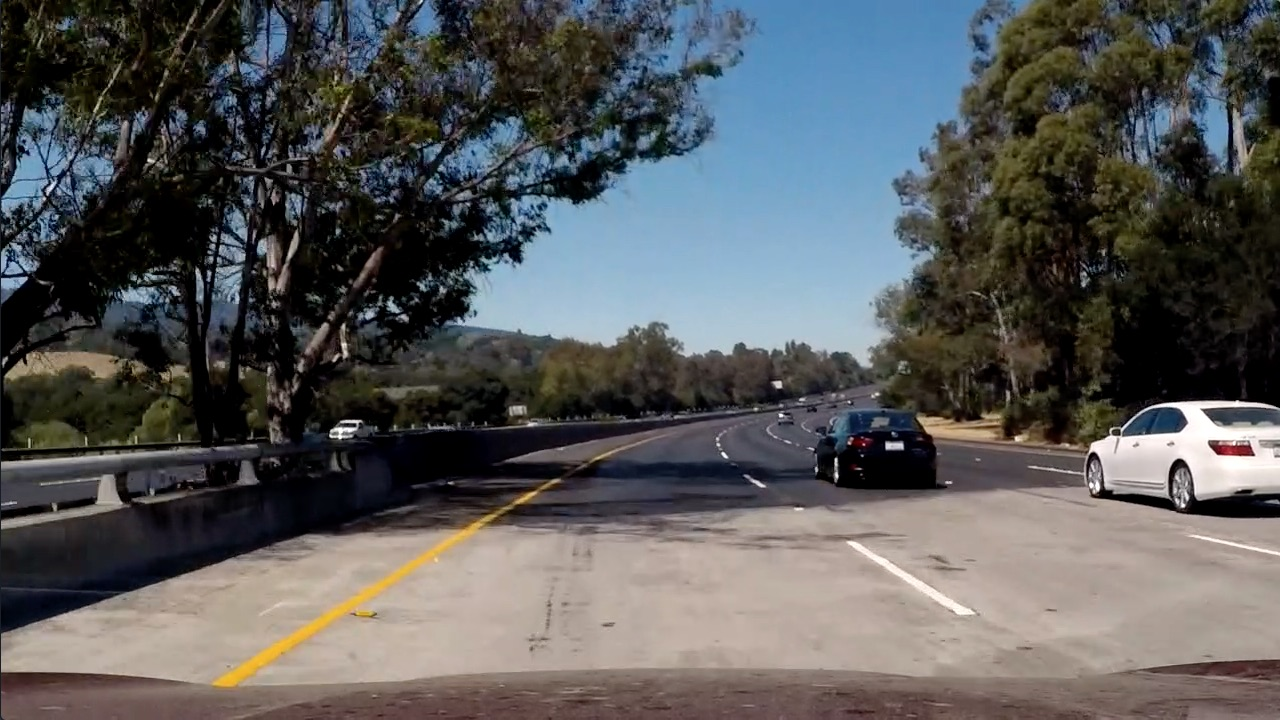
#> input picture test_images/test5.jpg, 1280 x 720 px
$ jupyter execute img_transform.ipynb
#> lines starting #> are read from the running program, lines starting #| are printed output that depends on the picture; after the words box and inside, x2 and y2 are one past the last pixel; in counts of white or black regions, pixels touching at a corner belong together
### src/utility.py
import cv2
import numpy as np
import matplotlib.pyplot as plt
from src.calibration import *
from src.transform import *


def draw_roi(img: np.ndarray, points: np.ndarray, color: tuple = (255, 0, 0)):
    """Draws the boundry of a region of interest on the image

    Parameters
    ----------
    img : array_like
        The image with the boundried to be drawn on
    points : array_like
        An array containing the the x and y coordinates of the
        vertices for the boundry
        Example: np.array([[(x1, y1), (x2, y2), (x3, y3)]])
    color : tuple
        A tuple containing the RGB values (respectively) for the boundry
        color

    Returns
    -------
    result : array_like
        The original image with the drawn ROI boundries
    """

    for point in points:
        for x, y in point:
            cv2.circle(img, (x, y), radius = 10, color = color, thickness = -1)

    result = cv2.polylines(img, points, True, color, thickness=5)

    return result


# [118 lines left out: functions plot_channels, get_bev, plot_row_images, binary_threshold, not called in this run]

### img_transform.ipynb
# **Image Transformation**

This book will explore using `OpenCV` to transform a forward facing image taken from a vehicle into a bird-eye view.

## Imports

[cell 1]
import cv2
import matplotlib.pyplot as plt
import numpy as np

from src.utility import *

## Functions

[cell 2]
def plot_channels(dict, title, nrows=1, ncols=3, figsize=(12, 3)):
    fig, axs = plt.subplots(nrows=nrows, ncols=ncols, figsize=figsize)
    axs = axs.flatten()
    for channel, ax in zip(dict, axs):
        ax.imshow(dict[channel], cmap='gray')
        ax.title.set_text(channel)
        ax.axis(False)
    fig.suptitle(title)
    plt.show()

## **Motivation**

Imagine standing in the middle of a long stretch of road. The is a solid lane marker to your left and right that extends the entire length of the road. As you focus on the middle portion of the road, you'll see that the lane lines look almost like they are converging though you know they run in parallel. We can see the same phenomenon with pictures taken from cameras. For example, let's take a look at a test image. Pay attention to how the lane lines seem to converge the further out they go.

<div>

</div>

The point in the horizon that the lines seem to converge to is known as the vanishing point and the reason as to why they seem to converge has to do with dimunation. That is the further out we look, the smaller the objects look resulting in a convergin perspective. This is great and all, but what does it have to do with our computer vision application? Well we inherintly know that though they may look it, the lines do not converge. The computer, however, just sees an image of lines that seem to get closer to one another as we move up the image. Thought we may be able to detect the polylines of lane lines, if we want to include any measurments (distance, radius, etc.) the results will not be an accurate representation of the real-life measurements

## **Bird's Eye View**

To remedy this, we can transform our image into a birds-eye view such that we have a top-down flat representation of the lane ahead. This perspective will allow us to calculate various measurments with confidence of accurate represenation. Let's take a look at the image we will try to transform.

<div>

</div>

We see that the vehicle is moving through a left turn curve, however the perspective phenomenon makes it seem like the left turn has yet to come. The birds-eye view might show otherwise.

[cell 3]
orig_img = cv2.imread('test_images/test5.jpg')
#> orig_img is the input picture: shape (720, 1280, 3); mean B, G, R 89.8, 89.3, 88.5
img = cv2.cvtColor(orig_img, cv2.COLOR_BGR2RGB)

roi_points = np.int32([[
    (550, 450),
    (250, 650),
    (1175, 650),
    (750, 450)
]])

img = draw_roi(img, roi_points, (255, 0, 0))
#> after the loop in draw_roi, `for point in points:`:
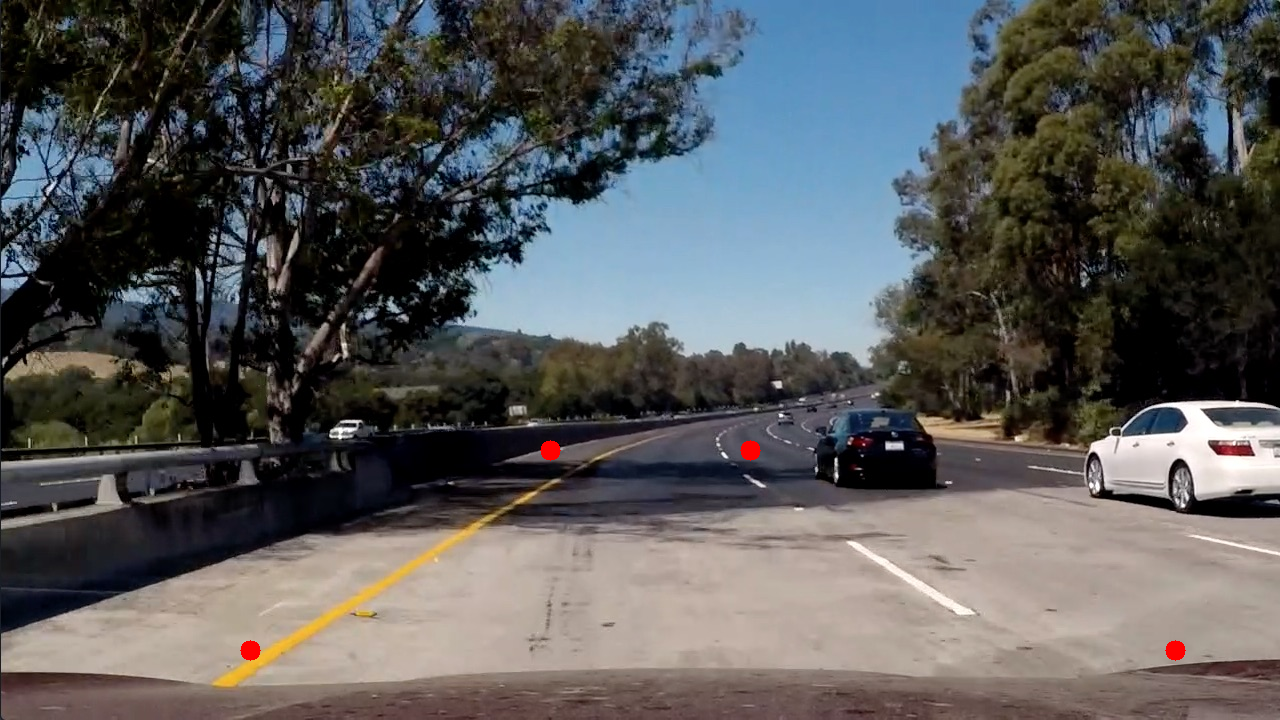
#> img: shape (720, 1280, 3); mean R, G, B 88.6, 89.2, 89.6

plt.imshow(img)

[cell 4]
src_points = np.float32(roi_points.reshape(-1, 2))

dst_points = np.float32([
    (100, 0),
    (100, 750),
    (1100, 750),
    (1100, 0)
])

matrix = cv2.getPerspectiveTransform(src_points, dst_points)
#> matrix = [[-0.699, -1.3, 955.9], [-1.94e-16, -2.42, 1090.6], [-2.29e-19, -0.00253, 1]]
result = cv2.warpPerspective(orig_img, matrix, (orig_img.shape[1], orig_img.shape[0]))
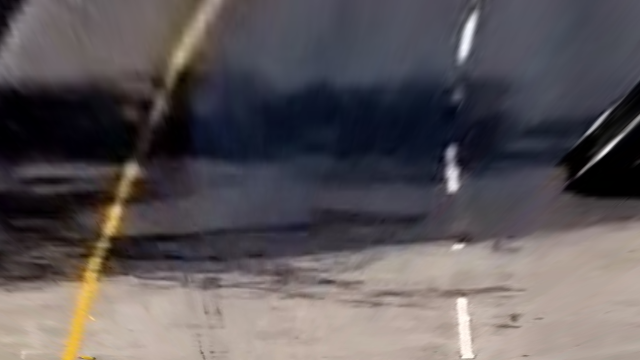
#> result: shape (720, 1280, 3) (shown at 1/2 size); mean B, G, R 88.8, 86.2, 91.9
result = cv2.cvtColor(result, cv2.COLOR_BGR2RGB)

plt.imshow(result)

## **Thresholding**

Though we have the bird's eye view of the road ahead, we still need to do a bit more image processing before curve detection. Right now our image is coloured which makes it difficult to seperate the features we are interested in from the background. It would be better to work with a binary image where the background is black and the lane lines are white. Instead of using a RGB image, we can explore using `HLS` (hue, lightness, saturation) or `HSV` (hue, saturation, value) colour spaces. Let's see what each one actually represents.

### **HLS**

1) **Hue**

    The hue channel represents the colours in the image as an angle of the standardized colour wheel. Where 0/360 is red, 120 is green, and 240 is blue.

2) **Lightness**

    The lightness channel represents the overall brightness of the image from balck (0) to white (1). In essence, this channel describes the shadows and highlights of an image.

3) **Saturation**

    The saturation channel represents the purity of the colors in the image. It ranges from a middle-grey (0) to the purist possibility (1). This channel is useful for image segmentation based on objects that are highly vivid and/or dull.

### **HSV**

1) **Hue**

    This channel is the exact same for both colour spaces.

2) **Saturation**

    Similar to HSL, the saturation channel describes the purity of the colours. However, the values range from white (0%) to the purist possibility (100%) instead.

3) **Value**

    The value channel describes the brightness of the colours ranging from the darkest (0%) and purist (100%) values of the colours.

From reading this you might feel like the two colour spaces are similar, however there are some intricate differences in how each space can be used. You can explore this topic more in this well-structured [article](https://www.tobiamontanari.com/hsl-and-hsv-explained-which-color-model-should-you-use/). Let's take a look at each channel from both color spaces using our bird's-eye view image.

[cell 5]
hls = cv2.cvtColor(result, cv2.COLOR_RGB2HLS)
#> hls: shape (720, 1280, 3); mean of channels 0, 1, 2 83.2, 90, 46.8
hsv = cv2.cvtColor(result, cv2.COLOR_RGB2HSV)
#> hsv: shape (720, 1280, 3); mean H, S, V 83.2, 62.6, 98.7

hls_dict = {
    'Hue' : hls[:,:,0],
    'Lightness' : hls[:,:,1],
    'Saturation' : hls[:,:,2]
}

hsv_dict = {
    'Hue' : hsv[:,:,0],
    'Saturation' : hsv[:,:,1],
    'Value' : hsv[:,:,2]
}

plot_channels(hls_dict, title='HLS Colour Space Channels')
#> the loop in plot_channels, `for channel, ax in zip(dict, axs):` made 3 passes
#> channel on passes 1 to 3: 'Hue', 'Lightness', 'Saturation'
#> in plot_channels, `plt.show()`:
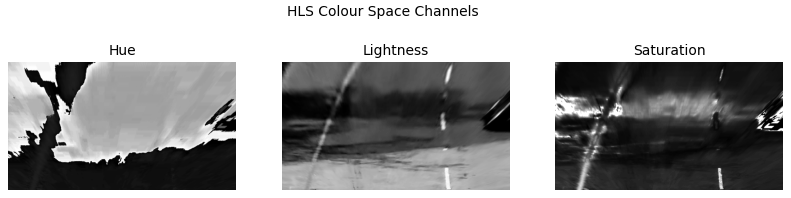
#> figure drawn by matplotlib, 3 panels
plot_channels(hsv_dict, title='HSV Colour Space Channels')
#> the loop in plot_channels (call 2), `for channel, ax in zip(dict, axs):` made 3 passes

From the outputs above it seems like both the `Value` channel from the `HSV` colour space and the `Lightness` channel from `HLSC` are doing a good job at seperating the lane lines from the road. Though the outputs are similar, the biggest difference is tha the left solid line is more intense in the Value channel as compared to the Light channel. Remeber that the Value channel looks at the brightness of the colours from dark to the **purest** value and the lightness channel looks at the brightness from dark to **white**. Meaning that if we are going to have coloured lines (and markings) on the road, it would be better to go with the Value channel.

### **Binary Thresholding**

We now have an image that gives us a good foundation to move forward. The next step is to take this image and transform it into a binary representation where the pixel we keep are determined using a threshold range. Note that we want to keep only the brightest pixels and that the Value channels pixel intensities range from 0 (least-intense) to 255 (most-intense). Knowing this we can specify a range of intensities from which only the pixels in that range will be kept. Let's try out a range of 200 to 255.

[cell 6]
test = np.zeros_like(hsv[:,:,0])
test[(hsv[:,:,0] >= 20) & (hsv[:,:,0] <= 30)] = 1
plt.imshow(test, cmap='gray')

[cell 7]
v_channel = hsv_dict['Value']
thresh = (210, 255)

output = np.zeros_like(v_channel)
output[(v_channel >= thresh[0]) & (v_channel <= thresh[1])] = 1

plt.imshow(output, cmap='gray')
plt.imsave('book_images/threshold.png', output, cmap='gray')
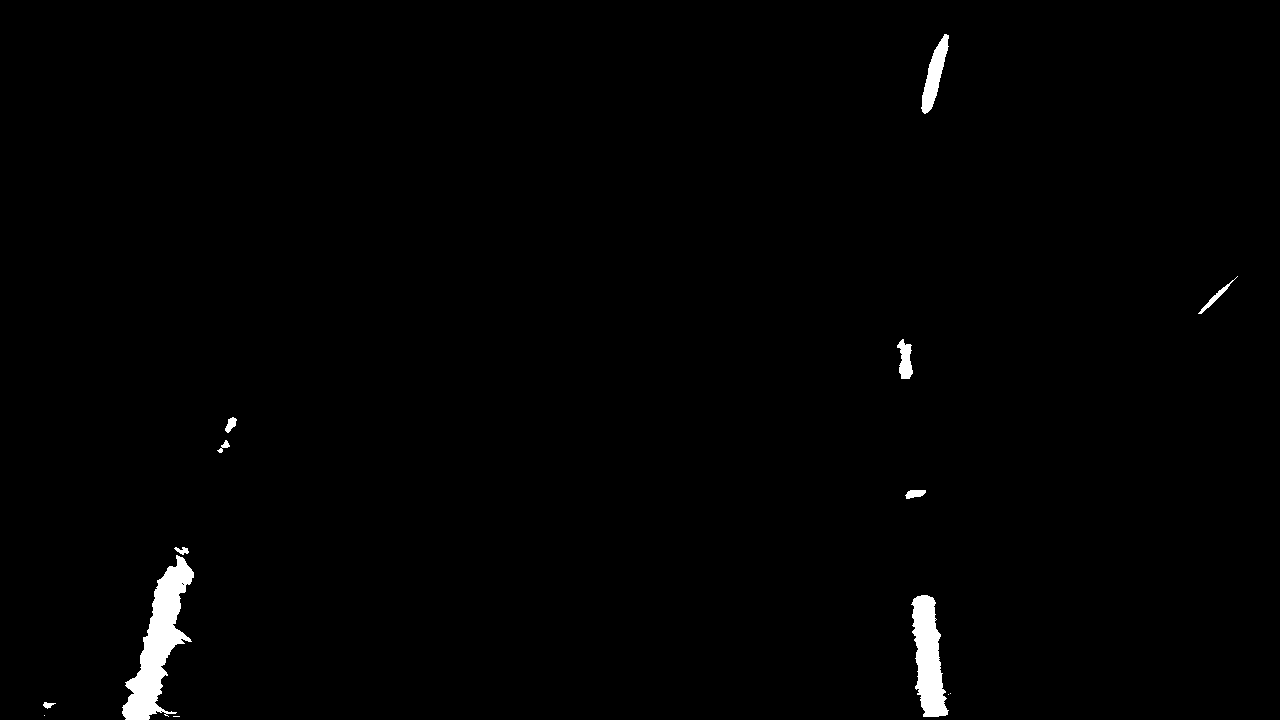
#> saved as threshold.png: shape (720, 1280, 3); 1% white; 14 white regions (4 under 20 px), largest, box (x1, y1, x2, y2) and area: (122, 555, 194, 720) 4726, (911, 595, 949, 717) 2854, (921, 34, 949, 114) 967

Great! Now we have a binary image showing only the lane markers. The next step is to fit a polyline for the left and right lane lines.

[cell 8]
plt.imshow(output | test, cmap = 'gray')

$ run again, with test_images/test1.jpg copied over test_images/test5.jpg
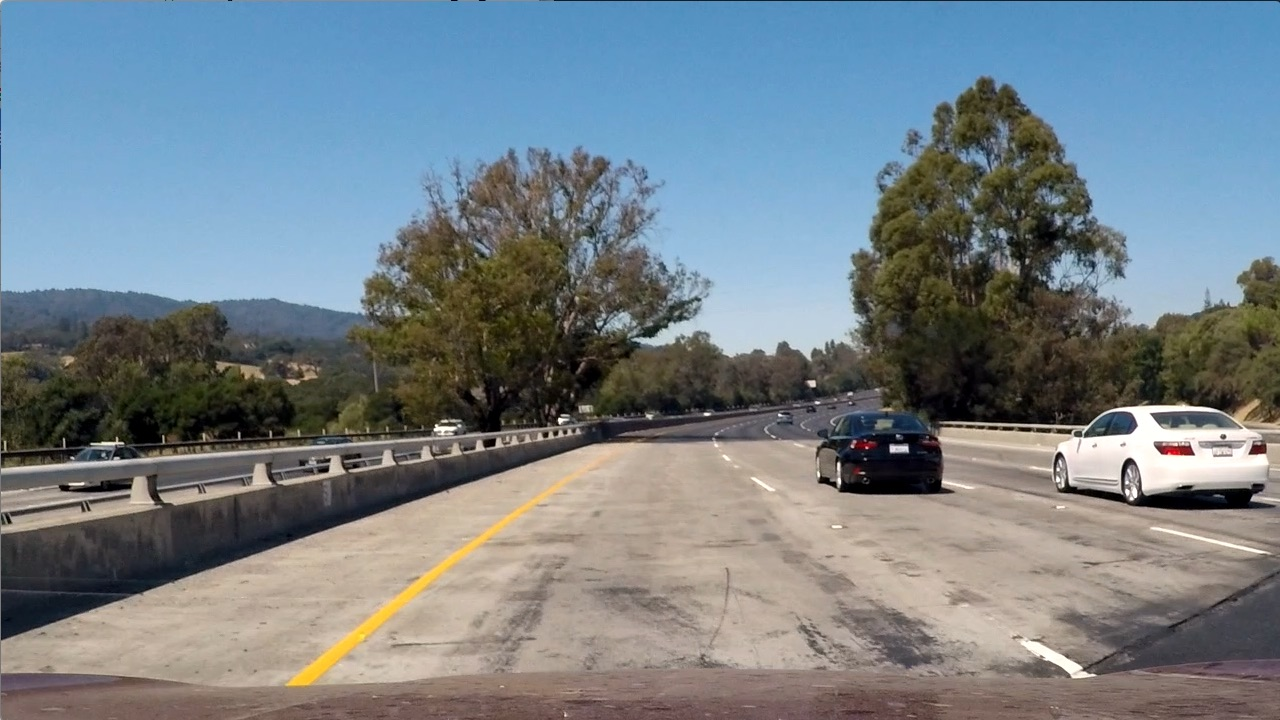
#> input picture test_images/test1.jpg, 1280 x 720 px
#> orig_img is the input picture: shape (720, 1280, 3); mean B, G, R 135.5, 128.7, 117.5
#> after the loop in draw_roi, `for point in points:`:
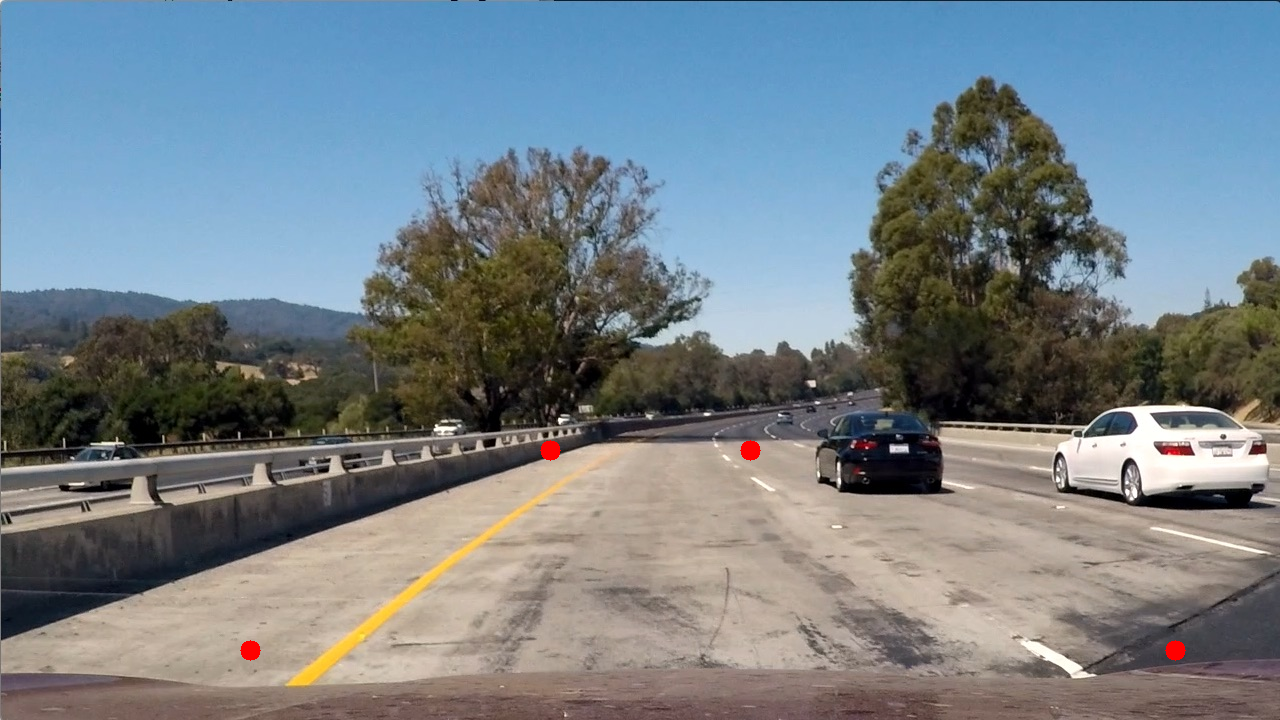
#> img: shape (720, 1280, 3); mean R, G, B 117.7, 128.5, 135.4
#> matrix = [[-0.699, -1.3, 955.9], [-1.94e-16, -2.42, 1090.6], [-2.29e-19, -0.00253, 1]]
#> hls: shape (720, 1280, 3); mean of channels 0, 1, 2 18.7, 164.6, 56.7
#> hsv: shape (720, 1280, 3); mean H, S, V 18.8, 47.4, 181
#> the loop in plot_channels, `for channel, ax in zip(dict, axs):` made 3 passes
#> channel on passes 1 to 3: 'Hue', 'Lightness', 'Saturation'
#> the loop in plot_channels (call 2), `for channel, ax in zip(dict, axs):` made 3 passes
#> `[cell 7] v_channel = hsv_dict['Value'] thresh = (210, 255)  output = n..`:
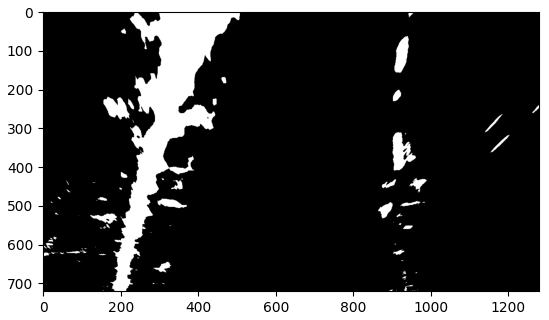
#> figure drawn by matplotlib, 1 panel
